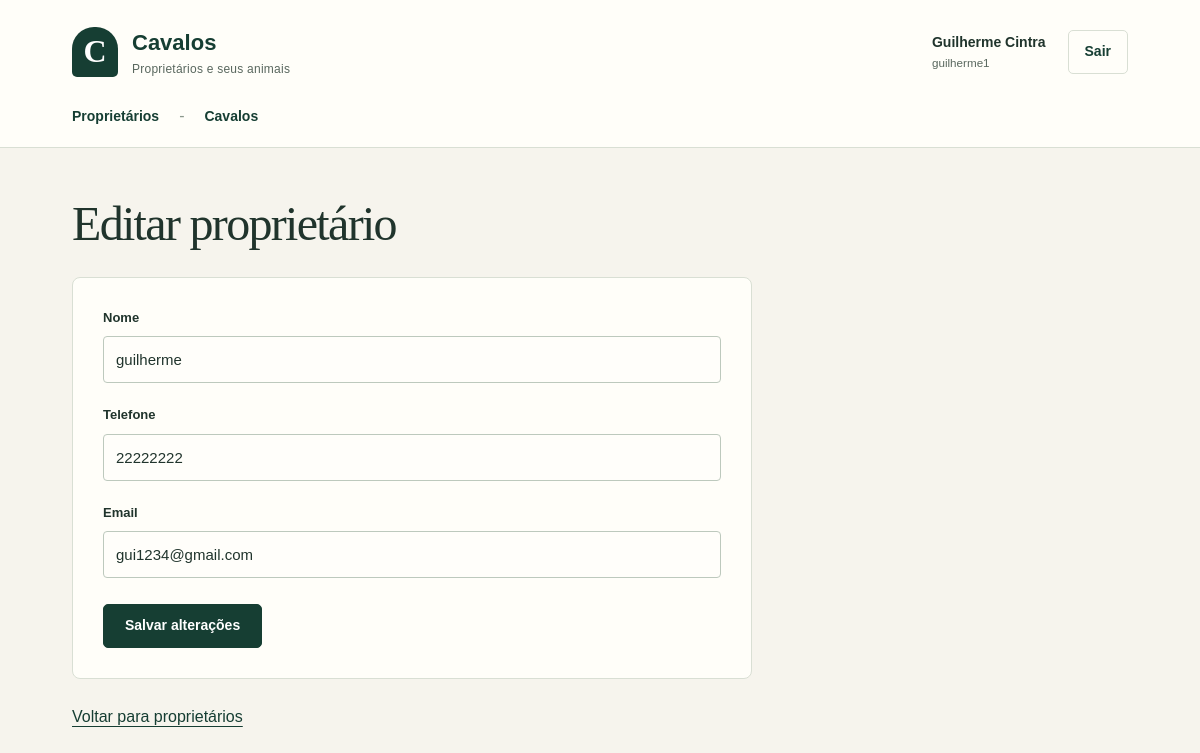
Page /clientes/3/ (signed in) on the committed database.
### notes/models.py (models this page shows, shortened)
class Cliente(models.Model):
    usuario = models.ForeignKey('auth.User', on_delete=models.CASCADE, null=True, blank=True)
    nome = models.CharField(max_length=200)
    telefone = models.CharField(max_length=30)
    email = models.CharField(max_length=254)

### notes/views.py (the view)
# urls.py: path('clientes/<int:cliente_id>/', views.editar_cliente, name='editar_cliente'),
@login_required
def editar_cliente(request, cliente_id):
    if not request.user.is_staff:
        return redirect('index')
    cliente = Cliente.objects.get(id=cliente_id)
    if request.method == 'POST':
        cliente.nome = request.POST.get('nome')
        cliente.telefone = request.POST.get('telefone')
        cliente.email = request.POST.get('email')
        cliente.save()
        return redirect('index')
    else:
        return render(request, 'notes/editar_cliente.html', {'cliente': cliente})

### notes/templates/notes/editar_cliente.html (shortened to what this page needs)
{% extends "notes/base.html" %}
{% block content %}
<h1>Editar proprietário</h1>
<form class="formulario" method="post" action="{% url 'editar_cliente' cliente.id %}">
  <p>
    <label for="nome">Nome</label>
    <input id="nome" name="nome" type="text" maxlength="200" value="{{ cliente.nome }}" required />
  </p>
  <p>
    <label for="telefone">Telefone</label>
    <input id="telefone" name="telefone" type="tel" maxlength="30" value="{{ cliente.telefone }}" required />
  </p>
  <p>
    <label for="email">Email</label>
    <input id="email" name="email" type="email" maxlength="254" value="{{ cliente.email }}" required />
  </p>
  <button type="submit">Salvar alterações</button>
</form>
<p><a href="{% url 'index' %}">Voltar para proprietários</a></p>
{% endblock %}

### notes/templates/notes/base.html (shortened to what this page needs)
{% load static %}
<!DOCTYPE html>
<html lang="pt-BR">
  <head>
    <link rel="stylesheet" href="{% static 'notes/style/style.css' %}" />
  </head>
  <body>
    <header class="cabecalho">
      <div class="barra">
        <a class="marca" href="{% url 'inicio' %}">
          <span class="marca-simbolo" aria-hidden="true">C</span>
          <span>Cavalos<span class="marca-legenda">Proprietários e seus animais</span></span>
        </a>
        {% if user.is_authenticated %}
        <div class="conta">
          <span><strong>{{ user.first_name }} {{ user.last_name }}</strong><small>{{ user.username }}</small></span>
          <form action="{% url 'logout' %}" method="post">
            <button class="botao-sair" type="submit">Sair</button>
          </form>
        </div>
        {% endif %}
      </div>
      {% if user.is_authenticated %}
      <nav class="navegacao" aria-label="Menu principal">
        {% if user.is_staff %}
        <a href="{% url 'index' %}">Proprietários</a>
        <span class="separador" aria-hidden="true">-</span>
        {% endif %}
        <a href="{% url 'cavalos' %}">{% if user.is_staff %}Cavalos{% else %}Meus cavalos{% endif %}</a>
      </nav>
      {% endif %}
    </header>
    <main class="conteudo">
      {% block content %} {% endblock %}
    </main>
  </body>
</html>

### notes/static/notes/style/style.css (style rules this page uses)
:root { --verde: #163e33; --verde-claro: #e7eee8; --areia: #f6f4ed; --papel: #fffef9; --texto: #20342c; --cinza: #59675e; --borda: #d9dfd4; --vermelho: #9a3b2f; }
* { box-sizing: border-box; }
body { margin: 0; background: var(--areia); color: var(--texto); font-family: Arial, Helvetica, sans-serif; font-size: 16px; line-height: 1.55; }
a { color: var(--verde); text-underline-offset: 4px; }
.cabecalho { background: var(--papel); border-bottom: 1px solid var(--borda); }
.barra { max-width: 1120px; min-height: 104px; padding: 20px 32px; margin: auto; display: flex; justify-content: space-between; align-items: center; gap: 24px; }
.marca { display: flex; gap: 14px; align-items: center; font-size: 22px; font-weight: bold; text-decoration: none; }
.marca-simbolo { width: 46px; height: 50px; display: grid; place-items: center; background: var(--verde); color: white; font-family: Georgia, serif; font-size: 32px; border-radius: 22px 22px 5px 5px; }
.marca-legenda { display: block; font-size: 12px; font-weight: normal; color: var(--cinza); letter-spacing: .02em; }
.conta { display: flex; gap: 22px; align-items: center; font-size: 14px; }
.conta strong, .conta small { display: block; }
.conta small { color: var(--cinza); }
.conta form { margin: 0; }
.botao-sair { color: var(--verde); background: transparent; border: 1px solid var(--borda); padding: 8px 16px; }
.navegacao { max-width: 1120px; padding: 0 32px 18px; margin: auto; display: flex; align-items: center; gap: 20px; }
.navegacao a { font-size: 14px; font-weight: bold; text-decoration: none; }
.separador { color: #8b988d; }
.conteudo { max-width: 1120px; padding: 48px 32px 80px; margin: auto; }
h1, h2 { font-family: Georgia, 'Times New Roman', serif; font-weight: normal; line-height: 1.15; overflow-wrap: anywhere; }
h1 { margin: 0 0 14px; font-size: clamp(34px, 4vw, 48px); letter-spacing: -.035em; }
p { margin-top: 0; }
.botao, button, input[type="submit"] { display: inline-flex; align-items: center; justify-content: center; gap: 8px; min-height: 44px; padding: 11px 21px; color: white; background: var(--verde); border: 1px solid var(--verde); border-radius: 5px; font: inherit; font-size: 14px; font-weight: bold; line-height: 1.4; text-decoration: none; cursor: pointer; }
.formulario { display: grid; gap: 22px; max-width: 680px; background: var(--papel); border: 1px solid var(--borda); border-radius: 8px; padding: 30px; margin: 26px 0; }
.formulario p { margin: 0; min-width: 0; }
.formulario label { display: block; font-size: 13px; font-weight: bold; margin-bottom: 8px; }
.formulario input:not([type="submit"]):not([type="hidden"]), .formulario select { display: block; width: 100%; min-height: 46px; padding: 11px 12px; font: inherit; font-size: 15px; background: #fffefa; color: var(--texto); border: 1px solid #bdc9bd; border-radius: 4px; }
.formulario button, .formulario input[type="submit"] { justify-self: start; margin-top: 4px; }
@media (prefers-reduced-motion: no-preference) { a, button, input, select { transition: background-color .15s, border-color .15s; } }

### rows in the picture
Cliente: nome "guilherme", telefone "22222222", email "gui1234@gmail.com"

### other values in the picture
{{ user.first_name }} "Guilherme"
{{ user.last_name }} "Cintra"
{{ user.username }} "guilherme1"
